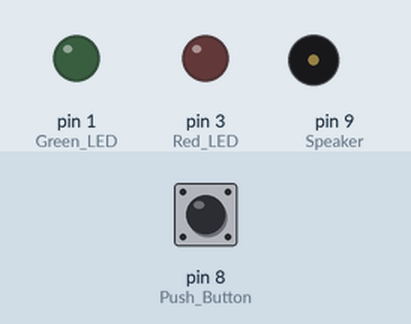
This sketch was run on a simulated Arduino Uno, built with avr-gcc and run on an emulated ATmega328P. Parts: output pins drawn as LEDs (lit = HIGH), buzzer (waves = sounding). The test bench sets the inputs (shaded band); at power-on: pin 8 (Push_Button) LOW.

Above: at 1.2 s.
1.3 s: pin 8 (Push_Button) pulled HIGH for 1 s
At 1.82 s:
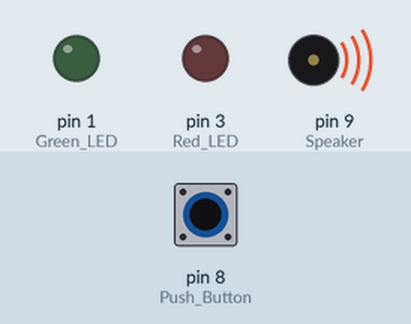
4.3 s: pin 8 (Push_Button) pulled HIGH for 3.2 s
At 8.7 s:
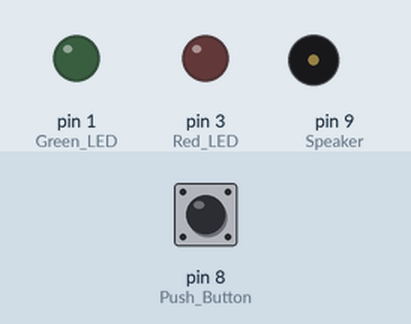
Timing chart, 0 to 10.2 s (numbered marks = the images above; inputs shaded):
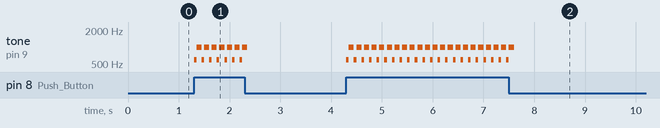

Measured:
- after the input at 1.3 s, tone on pin 9 (Speaker): silent → 600 Hz at once, then repeats every 0.15 s: 1000 Hz 0.10 s, 600 Hz 0.05 s, until it stays silent from 2.4 s
- after the input at 4.3 s, tone on pin 9 (Speaker): silent → 600 Hz at once, then repeats every 0.15 s: 1000 Hz 0.10 s, 600 Hz 0.05 s, until it stays silent from 7.6 s

The sketch:

speaker_test.ino
```cpp
void setup() {
  // put your setup code here, to run once:
   // Power inputs
  pinMode(8, INPUT);    // Push Button

  // Game outputs
  pinMode(9, OUTPUT);   // Speaker
  pinMode(1, OUTPUT);   // Green LED
  pinMode(3, OUTPUT);   // Red LED
}

void loop() {
  // put your main code here, to run repeatedly:
  if(digitalRead(8) == HIGH){
    // Tone for Yell
        tone(9, 600, 400);                                      // One Tone
        delay(50);
        noTone(9);
        tone(9, 1000, 500);                                      // Second Tone
        delay(50);
        tone(9, 1000, 500);                                      // Third Tone
        delay(50);
  }
  noTone(9);
}
```
